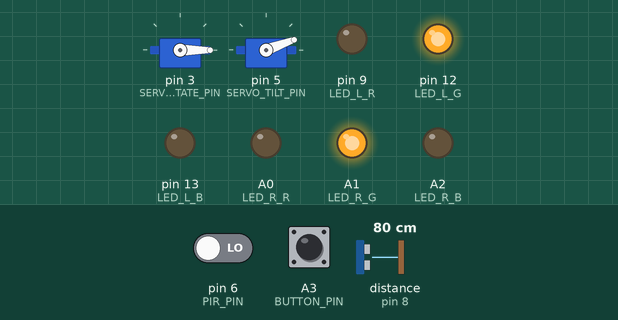
Bench run of a sketch on a simulated Arduino Uno, built with avr-gcc and run on an emulated ATmega328P. Parts: 2 × servo, output pins drawn as LEDs (lit = HIGH). The test bench sets the inputs (shaded band); at power-on: pin 6 (PIR_PIN) LOW, A3 (BUTTON_PIN) HIGH, distance to the obstacle (sensor on pin 8) 80 cm. The echo pulse lasts 58.3 µs per cm; the audio player accepts every command and is not drawn; pins used as bus, display or sensor lines are not drawn.

Above: at 4.7 s.
4.8 s: pin 6 (PIR_PIN) driven LOW
At 7.0 s:
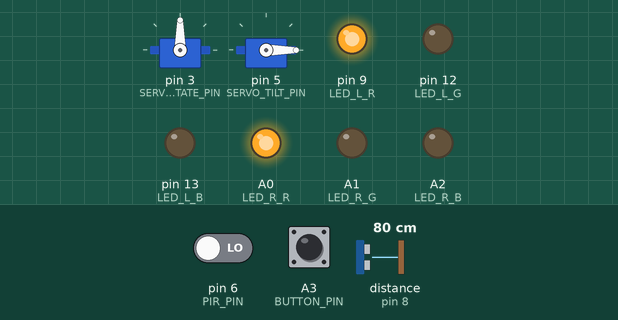
7.8 s: pin 6 (PIR_PIN) driven HIGH
At 9.6 s:
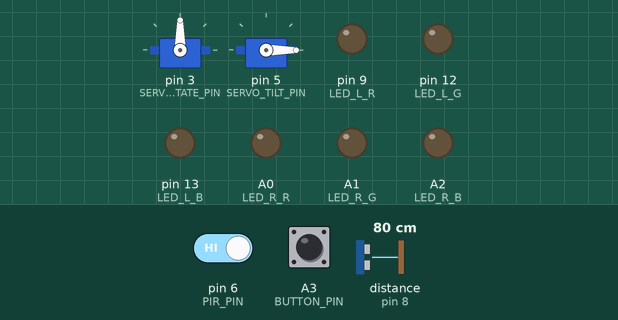
At 10.6 s:
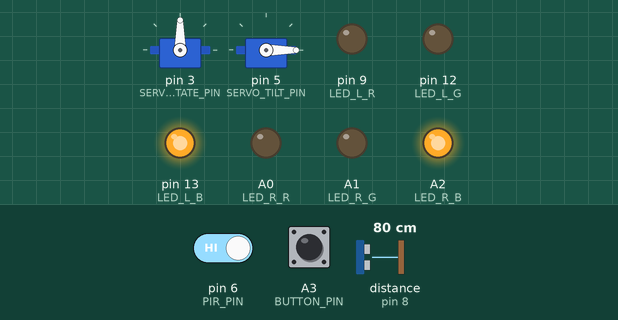
Timing chart, 0 to 12.1 s (numbered marks = the images above; inputs shaded):
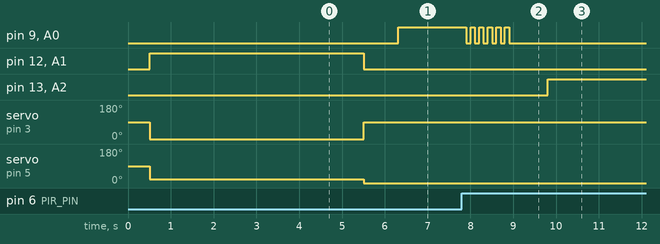

Measured:
- after the input at 7.8 s, pin 12 (LED_L_G), A1 (LED_R_G): stays LOW (without the input it goes to HIGH after 2.5 s); pin 13 (LED_L_B), A2 (LED_R_B): LOW → HIGH after 2.0 s; servo on pin 3 (SERVO_ROTATE_PIN): stays 90° (without the input it goes to 0° after 2.5 s); servo on pin 5 (SERVO_TILT_PIN): stays 0° (without the input it goes to 20° after 2.5 s)
- by itself, pin 9 (LED_L_R), A0 (LED_R_R): alternates HIGH for 0.10 s and LOW for 0.10 s, 11 changes in all, then stays LOW

The sketch:

SquidGameDoll.ino
```cpp
#include <Servo.h>
#include <DFRobotDFPlayerMini.h>
#include <SoftwareSerial.h>

// ----- Pin Definitions -----
#define SERVO_ROTATE_PIN 3
#define SERVO_TILT_PIN   5
#define PIR_PIN          6
#define ULTRASONIC_TRIG  7
#define ULTRASONIC_ECHO  8
#define DFPLAYER_RX      10
#define DFPLAYER_TX      11
#define LED_L_R          9   // Left Eye Red
#define LED_L_G          12  // Left Eye Green
#define LED_L_B          13  // Left Eye Blue
#define LED_R_R          A0  // Right Eye Red
#define LED_R_G          A1  // Right Eye Green
#define LED_R_B          A2  // Right Eye Blue
#define BUTTON_PIN       A3

// ----- Game Timing -----
#define GREEN_LIGHT_DURATION  5000  // ms
#define RED_LIGHT_DURATION    4000  // ms
#define ELIMINATION_DURATION  2000  // ms
#define BUTTON_DEBOUNCE_MS    50

// ----- Servo Angles -----
#define HEAD_AWAY_ANGLE   0    // Facing away (Green Light)
#define HEAD_TOWARD_ANGLE 90   // Facing player (Red Light)
#define HEAD_TILT_ANGLE   20   // Optional tilt

// ----- State Machine -----
enum GameState {
  STATE_GREEN_LIGHT,
  STATE_TRANSITION_TO_RED,
  STATE_RED_LIGHT,
  STATE_ELIMINATED,
  STATE_RESET
};

GameState currentState = STATE_GREEN_LIGHT;

// ----- Hardware Objects -----
Servo servoRotate, servoTilt;
SoftwareSerial dfSerial(DFPLAYER_RX, DFPLAYER_TX);
DFRobotDFPlayerMini dfPlayer;

// ----- Timing -----
unsigned long stateStartTime = 0;
unsigned long lastButtonChange = 0;
bool lastButtonState = HIGH;
bool buttonPressed = false;

// ----- Function Prototypes -----
void setEyesColor(uint8_t r, uint8_t g, uint8_t b);
void playAudio(uint8_t track);
bool detectMotion();
void transitionTo(GameState newState);
void handleButton();
void resetGame();
void eliminationEffect();
void setupServos();
void setupDFPlayer();
void setupEyes();
void setupButton();
void setupSensors();

void setup() {
  Serial.begin(9600);
  setupServos();
  setupDFPlayer();
  setupEyes();
  setupButton();
  setupSensors();
  transitionTo(STATE_GREEN_LIGHT);
}

void loop() {
  handleButton();

  switch (currentState) {
    case STATE_GREEN_LIGHT:
      if (millis() - stateStartTime > GREEN_LIGHT_DURATION) {
        transitionTo(STATE_TRANSITION_TO_RED);
      }
      break;

    case STATE_TRANSITION_TO_RED:
      // Wait for head to finish turning (non-blocking)
      if (millis() - stateStartTime > 800) { // Allow servo to move
        transitionTo(STATE_RED_LIGHT);
      }
      break;

    case STATE_RED_LIGHT:
      if (detectMotion()) {
        transitionTo(STATE_ELIMINATED);
      } else if (millis() - stateStartTime > RED_LIGHT_DURATION) {
        transitionTo(STATE_GREEN_LIGHT);
      }
      break;

    case STATE_ELIMINATED:
      if (millis() - stateStartTime > ELIMINATION_DURATION) {
        transitionTo(STATE_RESET);
      }
      break;

    case STATE_RESET:
      // Wait for button press to restart
      break;
  }
}

// ----- State Transitions -----
void transitionTo(GameState newState) {
  stateStartTime = millis();
  currentState = newState;

  switch (newState) {
    case STATE_GREEN_LIGHT:
      // Head faces away, eyes green, play "Green Light" audio
      servoRotate.write(HEAD_AWAY_ANGLE);
      servoTilt.write(HEAD_TILT_ANGLE);
      setEyesColor(0, 255, 0); // Green
      playAudio(1); // Track 1: "Green Light"
      break;

    case STATE_TRANSITION_TO_RED:
      // Head turns toward player, eyes off
      servoRotate.write(HEAD_TOWARD_ANGLE);
      servoTilt.write(0);
      setEyesColor(0, 0, 0); // Eyes off
      break;

    case STATE_RED_LIGHT:
      // Eyes red, play "Red Light" audio
      setEyesColor(255, 0, 0); // Red
      playAudio(2); // Track 2: "Red Light"
      break;

    case STATE_ELIMINATED:
      // Eyes flash, play elimination sound
      eliminationEffect();
      playAudio(3); // Track 3: "Elimination"
      break;

    case STATE_RESET:
      // Eyes blue, wait for button
      setEyesColor(0, 0, 255); // Blue
      break;
  }
}

// ----- Hardware Setup -----
void setupServos() {
  servoRotate.attach(SERVO_ROTATE_PIN);
  servoTilt.attach(SERVO_TILT_PIN);
}

void setupDFPlayer() {
  dfSerial.begin(9600);
  if (!dfPlayer.begin(dfSerial)) {
    Serial.println("DFPlayer Mini not found!");
    while (true);
  }
  dfPlayer.volume(25); // Set volume (0-30)
}

void setupEyes() {
  pinMode(LED_L_R, OUTPUT); pinMode(LED_L_G, OUTPUT); pinMode(LED_L_B, OUTPUT);
  pinMode(LED_R_R, OUTPUT); pinMode(LED_R_G, OUTPUT); pinMode(LED_R_B, OUTPUT);
  setEyesColor(0, 0, 0);
}

void setupButton() {
  pinMode(BUTTON_PIN, INPUT_PULLUP);
}

void setupSensors() {
  pinMode(PIR_PIN, INPUT);
  pinMode(ULTRASONIC_TRIG, OUTPUT);
  pinMode(ULTRASONIC_ECHO, INPUT);
}

// ----- Eyes Color Control -----
void setEyesColor(uint8_t r, uint8_t g, uint8_t b) {
  analogWrite(LED_L_R, r); analogWrite(LED_L_G, g); analogWrite(LED_L_B, b);
  analogWrite(LED_R_R, r); analogWrite(LED_R_G, g); analogWrite(LED_R_B, b);
}

// ----- Audio Playback -----
void playAudio(uint8_t track) {
  dfPlayer.play(track); // Play track number (1-based)
}

// ----- Motion Detection -----
bool detectMotion() {
  // PIR sensor
  if (digitalRead(PIR_PIN) == HIGH) return true;

  // Ultrasonic sensor (detects if player moves closer)
  static long lastDistance = 0;
  long duration, distance;
  digitalWrite(ULTRASONIC_TRIG, LOW); delayMicroseconds(2);
  digitalWrite(ULTRASONIC_TRIG, HIGH); delayMicroseconds(10);
  digitalWrite(ULTRASONIC_TRIG, LOW);
  duration = pulseIn(ULTRASONIC_ECHO, HIGH, 20000); // 20ms timeout
  distance = duration * 0.034 / 2; // cm

  if (lastDistance == 0) lastDistance = distance;
  bool moved = abs(distance - lastDistance) > 5; // 5cm threshold
  lastDistance = distance;
  return moved;
}

// ----- Elimination Effect -----
void eliminationEffect() {
  // Flash eyes red rapidly
  for (int i = 0; i < 6; i++) {
    setEyesColor(255, 0, 0);
    delay(100);
    setEyesColor(0, 0, 0);
    delay(100);
  }
}

// ----- Button Handling (Debounced) -----
void handleButton() {
  bool reading = digitalRead(BUTTON_PIN);
  if (reading != lastButtonState) {
    lastButtonChange = millis();
  }
  if ((millis() - lastButtonChange) > BUTTON_DEBOUNCE_MS) {
    if (lastButtonState == HIGH && reading == LOW) {
      buttonPressed = true;
    }
  }
  lastButtonState = reading;

  if (buttonPressed) {
    buttonPressed = false;
    if (currentState == STATE_RESET || currentState == STATE_ELIMINATED) {
      resetGame();
    }
  }
}

void resetGame() {
  transitionTo(STATE_GREEN_LIGHT);
} 
```
